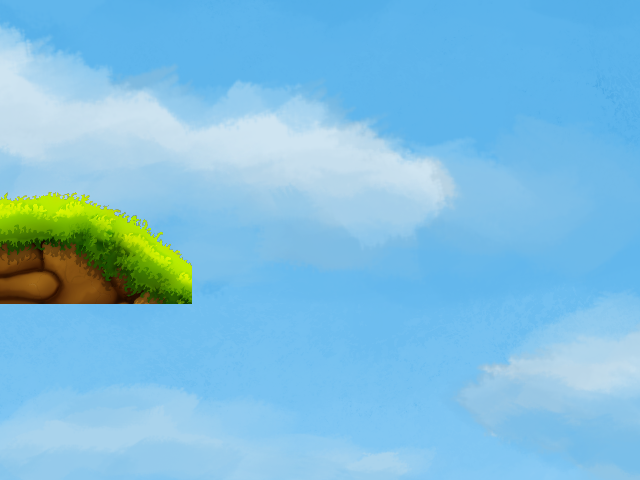

A 2D game scene composited from a Tiled map and its tileset images. What follows is a short description and the map's XML, with each tile layer's data collapsed to a summary:
An orthogonal 40x30 tile map with 16x16 px tiles, 2 tile layers (Tile Layer 1, Tile Layer 2), 2 tilesets.

<map version="1.0" orientation="orthogonal" renderorder="right-down" width="40" height="30" tilewidth="16" tileheight="16" nextobjectid="1">
 <tileset firstgid="1" name="sky1" tilewidth="16" tileheight="16" tilecount="9000" columns="120">
  <image source="../tilesets/sky1.png" width="1920" height="1200" />
 </tileset>
 <tileset firstgid="9001" name="forest-2" tilewidth="16" tileheight="16" tilecount="3472" columns="56">
  <image source="../tilesets/forest-2.png" width="911" height="992" />
 </tileset>
 <layer name="Tile Layer 1" width="40" height="30">
  <data>[1200 cells, 1200 non-empty, 1200 distinct tile ids]</data>
 </layer>
 <layer name="Tile Layer 2" width="40" height="30">
  <data>[1200 cells, 84 non-empty, 84 distinct tile ids]</data>
 </layer>
</map>
